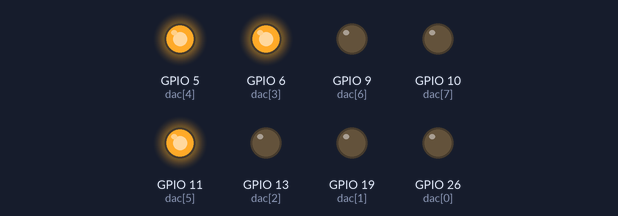
Bench run of a program on a simulated Raspberry Pi (BCM pin numbers). Shown: output pins drawn as LEDs (lit = HIGH). At 20.0 s the program stops and its outputs stay as they are.

Above: at 0.1 s.
At 20.1 s:
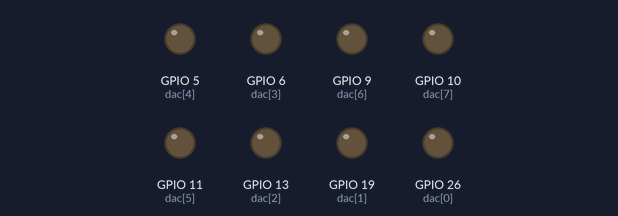
Timing chart, 0 to 21.5 s (numbered marks = the images above):
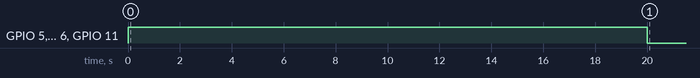

Measured:
- by itself, GPIO 5 (dac[4]), GPIO 6 (dac[3]), GPIO 11 (dac[5]): LOW → HIGH at 0.00 s, → LOW 20.0 s later

The program:

bin-number.py
```python
import RPi.GPIO as GPIO
import time

GPIO.setmode (GPIO.BCM)

dac = [26, 19, 13, 6, 5, 11, 9, 10]
number = [0, 0, 0, 1, 1, 1, 0, 0]

GPIO.setup (dac, GPIO.OUT)

GPIO.output (dac, number)
time.sleep (20)
GPIO.output (dac, 0)

GPIO.cleanup ()
```
